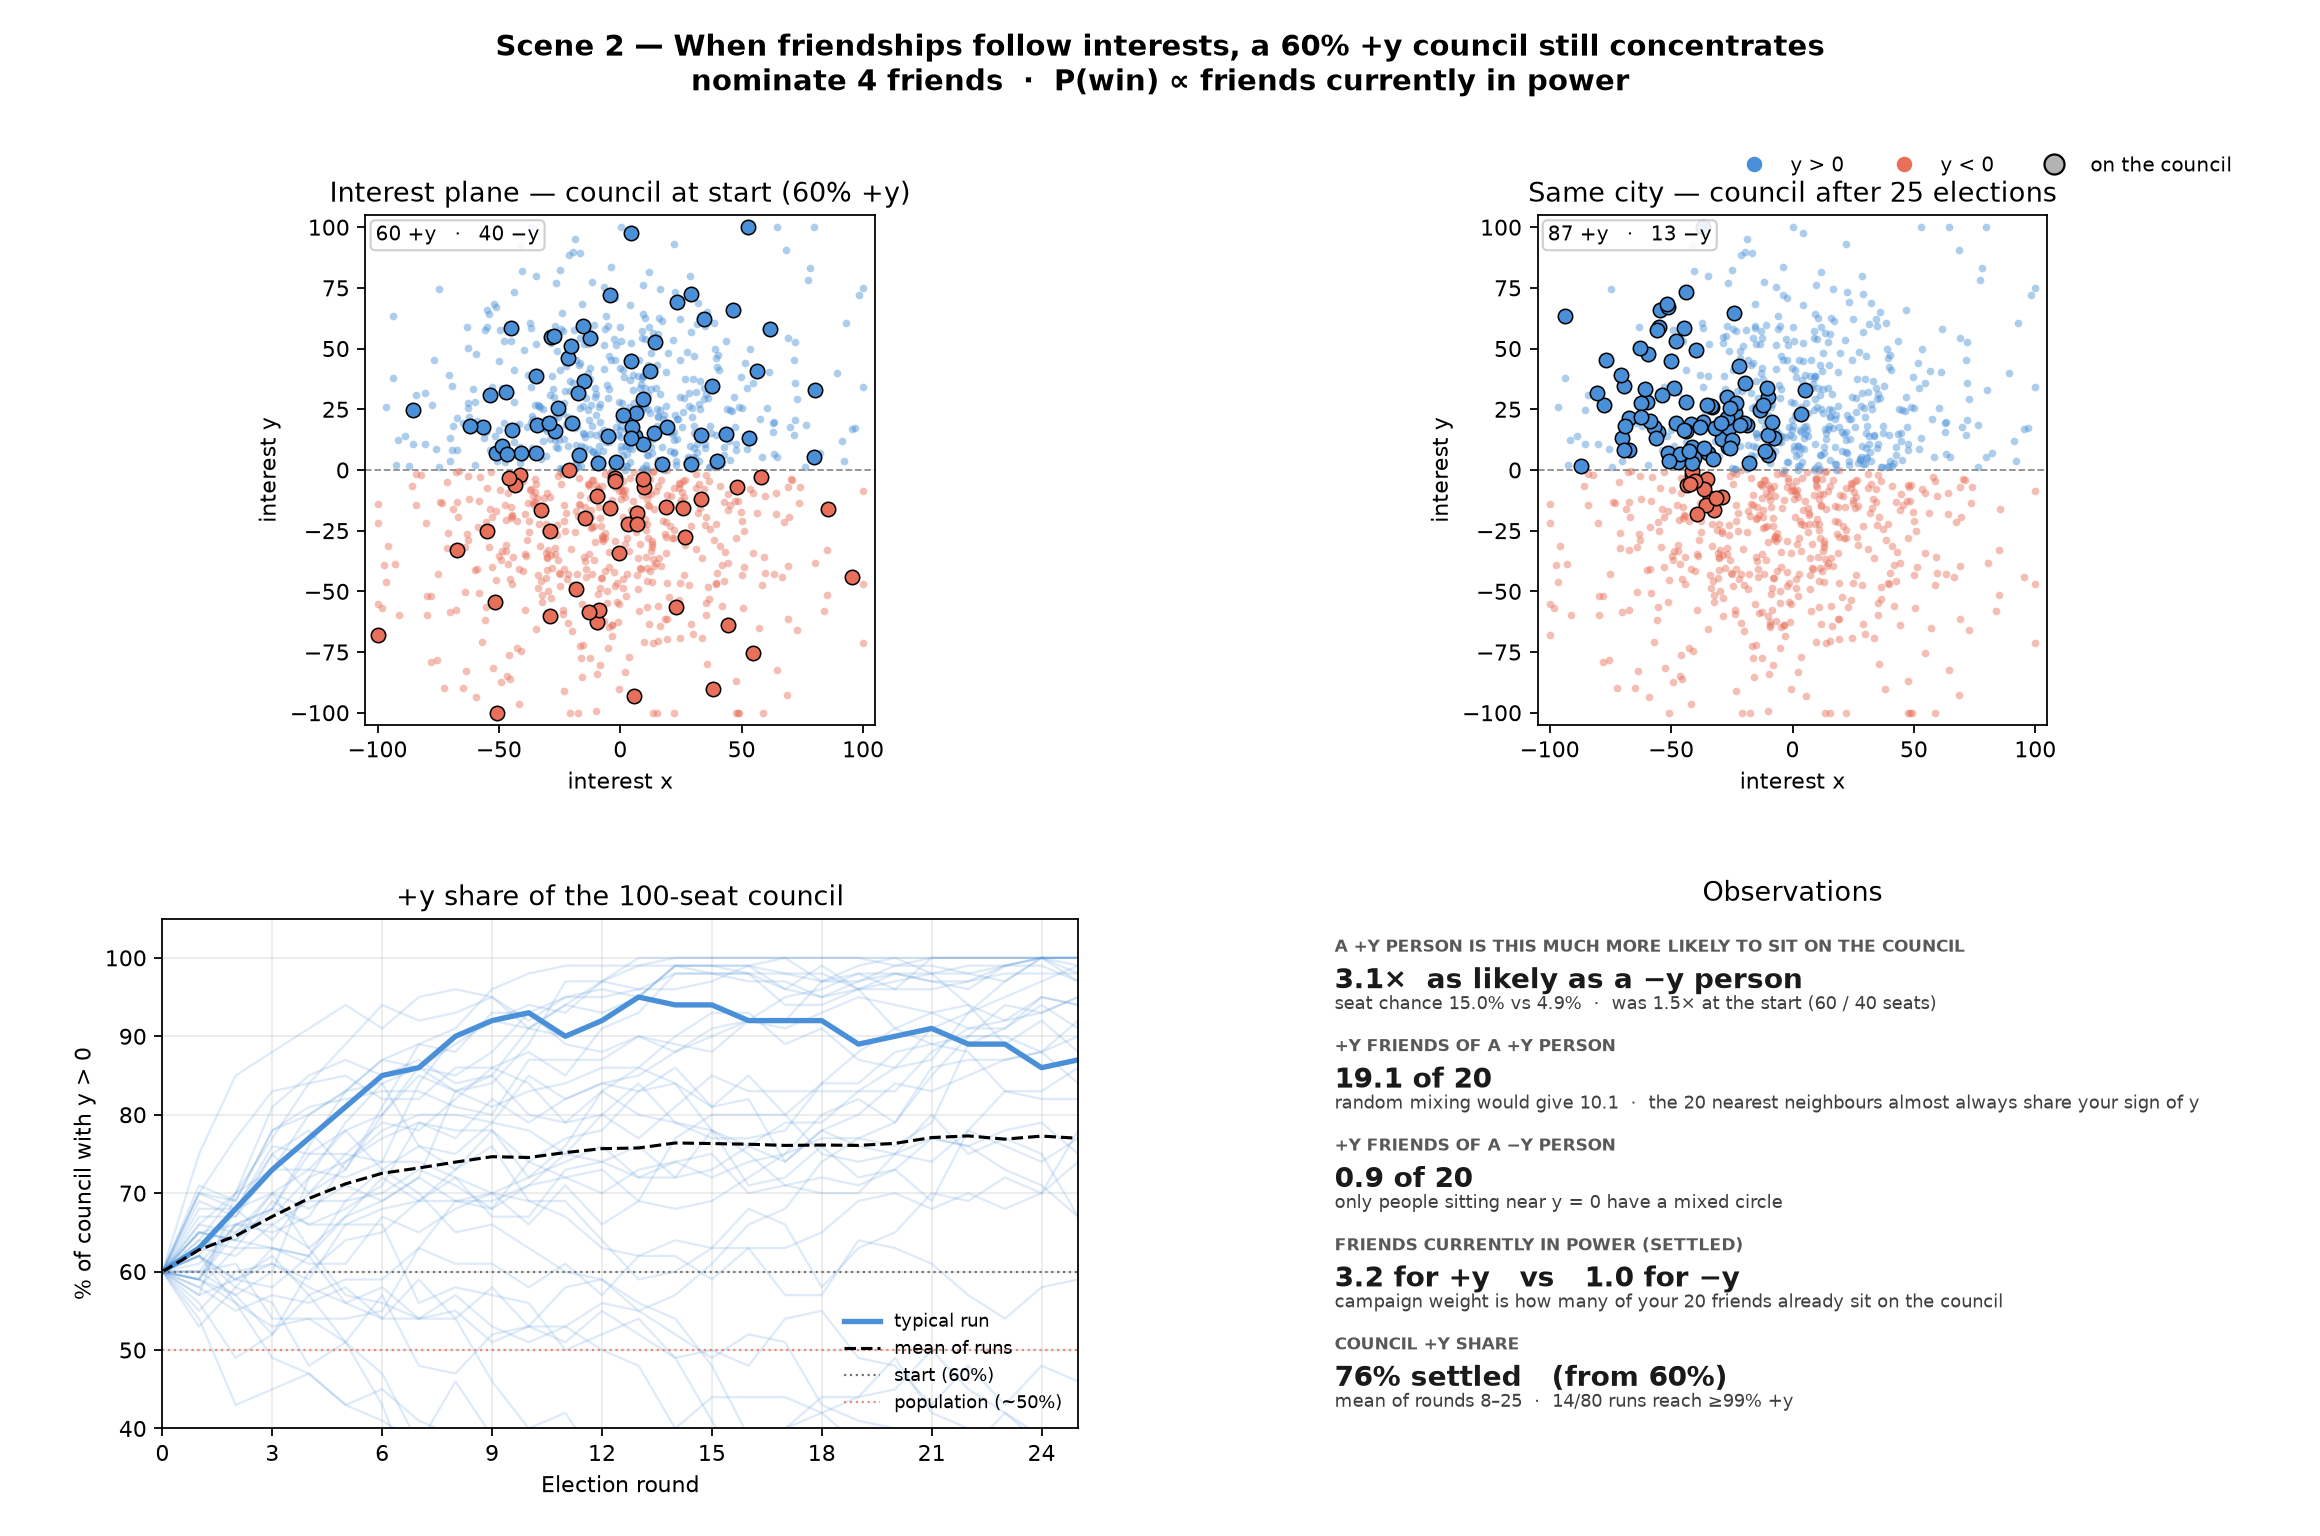

This figure's Python source:
# -*- coding: utf-8 -*-
"""
Scene 2 — Friendships of interest
=================================
No gender. Each of 1000 people has two interest attributes (x, y), drawn
Gaussian and clipped to [-100, +100]. Friendships are the 20 nearest
neighbours on that plane.

Council of 100. Each year:
  1. Every sitting member nominates 4 of their friends.
  2. Nominees campaign: chance of winning ∝ how many of their friends
     currently sit on the council ("friends in power").

The only seed of inequality: 60% of the initial council is drawn from
people with y > 0.

Run:
  python scene2_interests.py
"""

from pathlib import Path

import numpy as np
import matplotlib.pyplot as plt
from matplotlib.gridspec import GridSpec
from matplotlib.lines import Line2D
from matplotlib.ticker import MaxNLocator

# ─── Setup ────────────────────────────────────────────────────────────────────
N                    = 1000
COUNCIL_SIZE         = 100
INIT_POS_Y           = 60          # 60 of 100 initial seats are y > 0
K_FRIENDS            = 20
NOMINEES_PER_MEMBER  = 4
XY_SIGMA             = 40.0        # N(0, σ), then clipped to ±100
XY_CLIP              = 100.0
N_ROUNDS             = 25
N_RUNS               = 80
N_PATHS              = 40
EQUIL_FROM           = 8           # rounds used for "settled" stats
SEED                 = 42

OUT_DIR = Path(__file__).resolve().parent
C_POS = "#4A90D9"   # y > 0
C_NEG = "#E8705A"   # y < 0


def build_city(rng: np.random.Generator):
    xy = rng.normal(0.0, XY_SIGMA, size=(N, 2))
    xy = np.clip(xy, -XY_CLIP, XY_CLIP)
    pos = xy[:, 1] > 0

    delta = xy[:, None, :] - xy[None, :, :]
    d2 = np.einsum("ijk,ijk->ij", delta, delta)
    np.fill_diagonal(d2, np.inf)
    friends = np.argpartition(d2, K_FRIENDS, axis=1)[:, :K_FRIENDS]
    return xy, pos, friends


def homophily(pos, friends):
    """Friend-sign stats from the 20 nearest neighbours."""
    friend_pos = pos[friends]
    n_pos_friends = friend_pos.sum(axis=1)
    plus, minus = pos, ~pos
    return {
        "pos_friends_if_pos": float(n_pos_friends[plus].mean()),
        "pos_friends_if_neg": float(n_pos_friends[minus].mean()),
        "neg_friends_if_neg": float((K_FRIENDS - n_pos_friends[minus]).mean()),
        "same_sign_if_pos":   float(n_pos_friends[plus].mean()),
        "same_sign_if_neg":   float((K_FRIENDS - n_pos_friends[minus]).mean()),
        "n_pos":              int(plus.sum()),
        "n_neg":              int(minus.sum()),
        "random_pos_friends": float(K_FRIENDS * plus.mean()),
    }


def draw_initial_council(pos, rng: np.random.Generator) -> np.ndarray:
    plus = np.flatnonzero(pos)
    minus = np.flatnonzero(~pos)
    n_plus = min(INIT_POS_Y, len(plus))
    n_minus = COUNCIL_SIZE - n_plus
    chosen_plus = rng.choice(plus, size=n_plus, replace=False)
    chosen_minus = rng.choice(minus, size=n_minus, replace=False)
    return np.concatenate([chosen_plus, chosen_minus])


def friends_in_power(council, friends) -> np.ndarray:
    on = np.zeros(N, dtype=bool)
    on[council] = True
    return on[friends].sum(axis=1)


def weighted_sample(items, weights, k, rng: np.random.Generator) -> np.ndarray:
    """Efraimidis–Spirakis weighted sample without replacement."""
    items = np.asarray(items)
    w = np.clip(np.asarray(weights, dtype=float), 1e-12, None)
    k = min(k, len(items))
    keys = rng.random(len(w)) ** (1.0 / w)
    pick = np.argpartition(-keys, kth=k - 1)[:k]
    return items[pick]


def elect(council, friends, rng: np.random.Generator) -> np.ndarray:
    noms = np.empty(COUNCIL_SIZE * NOMINEES_PER_MEMBER, dtype=int)
    for i, c in enumerate(council):
        noms[i * NOMINEES_PER_MEMBER:(i + 1) * NOMINEES_PER_MEMBER] = rng.choice(
            friends[c], size=NOMINEES_PER_MEMBER, replace=False
        )
    unique = np.unique(noms)
    power = friends_in_power(council, friends)
    weights = np.maximum(power[unique], 1.0)
    chosen = weighted_sample(unique, weights, COUNCIL_SIZE, rng)
    if len(chosen) < COUNCIL_SIZE:
        rest = np.setdiff1d(np.arange(N), chosen, assume_unique=False)
        extra = weighted_sample(rest, np.maximum(power[rest], 1e-6),
                                COUNCIL_SIZE - len(chosen), rng)
        chosen = np.concatenate([chosen, extra])
    return chosen


def likelihood_ratio(council, pos) -> float:
    """P(on council | y>0) / P(on council | y<0)."""
    n_pos, n_neg = pos.sum(), (~pos).sum()
    c_pos = pos[council].sum()
    c_neg = COUNCIL_SIZE - c_pos
    p_pos = c_pos / n_pos
    p_neg = c_neg / n_neg
    if p_neg == 0:
        return np.inf
    return float(p_pos / p_neg)


def simulate(xy, pos, friends, rng: np.random.Generator, n_rounds: int):
    council = draw_initial_council(pos, rng)
    history = [council.copy()]
    ratios = [likelihood_ratio(council, pos)]
    power0 = friends_in_power(council, friends)
    for _ in range(n_rounds):
        council = elect(council, friends, rng)
        history.append(council.copy())
        ratios.append(likelihood_ratio(council, pos))
    return history, np.array(ratios), power0


def pos_share(history, pos):
    return np.array([pos[c].mean() * 100 for c in history])


def fmt_ratio(x: float) -> str:
    if not np.isfinite(x):
        return "∞"
    return f"{x:.1f}×"


def main():
    rng_city = np.random.default_rng(SEED)
    xy, pos, friends = build_city(rng_city)
    h = homophily(pos, friends)

    paths, ratio_paths, last_histories = [], [], []
    power_plus, power_minus = [], []
    nom_plus_share = []

    for run in range(N_RUNS):
        rng = np.random.default_rng(SEED + 1 + run)
        history, ratios, power0 = simulate(xy, pos, friends, rng, N_ROUNDS)
        paths.append(pos_share(history, pos))
        ratio_paths.append(ratios)
        last_histories.append(history)
        plus, minus = pos, ~pos
        power_plus.append(power0[plus].mean())
        power_minus.append(power0[minus].mean())

        # share of nominations that are +y, averaged over rounds
        rng_n = np.random.default_rng(SEED + 1 + run)
        council = history[0]
        shares = []
        for t in range(N_ROUNDS):
            picks = []
            for c in council:
                picks.extend(rng_n.choice(friends[c], size=NOMINEES_PER_MEMBER,
                                          replace=False).tolist())
            shares.append(pos[np.array(picks)].mean())
            council = history[t + 1]
        nom_plus_share.append(np.mean(shares))

    paths = np.array(paths)
    ratio_paths = np.array(ratio_paths)
    equil = slice(EQUIL_FROM, None)
    equil_share = float(paths[:, equil].mean())
    n_pos, n_neg = h["n_pos"], h["n_neg"]
    # Ratio of average probabilities — not the average of per-run ratios,
    # which explodes when a run goes to ~100% +y.
    seats_pos = equil_share / 100.0 * COUNCIL_SIZE
    p_seat_pos = seats_pos / n_pos
    p_seat_neg = (COUNCIL_SIZE - seats_pos) / n_neg
    equil_ratio = p_seat_pos / p_seat_neg
    start_ratio = (INIT_POS_Y / n_pos) / ((COUNCIL_SIZE - INIT_POS_Y) / n_neg)
    n_all_pos = int((paths[:, -1] >= 99.0).sum())

    power_end_plus, power_end_minus = [], []
    for hist in last_histories:
        pwr = friends_in_power(hist[-1], friends)
        power_end_plus.append(pwr[pos].mean())
        power_end_minus.append(pwr[~pos].mean())
    mean_power_pos = float(np.mean(power_end_plus))
    mean_power_neg = float(np.mean(power_end_minus))

    # Representative run: closest to median final share
    med_final = np.median(paths[:, -1])
    rep = int(np.argmin(np.abs(paths[:, -1] - med_final)))
    hist_rep = last_histories[rep]
    council0, council_f = hist_rep[0], hist_rep[-1]

    # Friends-in-power at the start of the representative run
    rng_rep = np.random.default_rng(SEED + 1 + rep)
    # already have history; recompute power at t=0 and at equilibrium
    power_start = friends_in_power(council0, friends)
    power_end = friends_in_power(council_f, friends)

    print("Scene 2 — friendships of interest")
    print(f"  {N} people, {K_FRIENDS} nearest-neighbour friends, "
          f"x,y ~ N(0,{XY_SIGMA:.0f}) clipped to ±{XY_CLIP:.0f}")
    print(f"  population y>0: {h['n_pos']}   y<0: {h['n_neg']}")
    print(f"  +y person: {h['pos_friends_if_pos']:.2f} of {K_FRIENDS} friends are +y"
          f"  (random would be {h['random_pos_friends']:.2f})")
    print(f"  −y person: {h['pos_friends_if_neg']:.2f} of {K_FRIENDS} friends are +y")
    print(f"  start likelihood ratio P(seat|+y)/P(seat|−y): {start_ratio:.2f}")
    print(f"  settled (rounds {EQUIL_FROM}–{N_ROUNDS}) share +y on council: {equil_share:.1f}%")
    print(f"  settled P(seat | +y)={p_seat_pos*100:.2f}%  P(seat | −y)={p_seat_neg*100:.2f}%  "
          f"ratio {equil_ratio:.2f}")
    print(f"  settled friends-in-power: +y {mean_power_pos:.2f}   −y {mean_power_neg:.2f}")
    print(f"  mean nomination share +y: {np.mean(nom_plus_share)*100:.1f}%")
    print(f"  runs ending ≥99% +y: {n_all_pos}/{N_RUNS}")

    # ─── Figure ───────────────────────────────────────────────────────────────
    fig = plt.figure(figsize=(14.5, 9.6), facecolor="white")
    fig.suptitle(
        "Scene 2 — When friendships follow interests, a 60% +y council still concentrates\n"
        "nominate 4 friends  ·  P(win) ∝ friends currently in power",
        fontsize=13, fontweight="bold", y=0.98,
    )
    gs = GridSpec(2, 2, figure=fig, hspace=0.38, wspace=0.28,
                  left=0.07, right=0.97, top=0.86, bottom=0.07)

    def scatter_council(ax, council, title):
        ax.scatter(xy[~pos, 0], xy[~pos, 1], s=12, c=C_NEG, alpha=0.45,
                   linewidths=0, rasterized=True)
        ax.scatter(xy[pos, 0], xy[pos, 1], s=12, c=C_POS, alpha=0.45,
                   linewidths=0, rasterized=True)
        on = np.zeros(N, dtype=bool)
        on[council] = True
        ax.scatter(xy[on & ~pos, 0], xy[on & ~pos, 1], s=42, facecolors=C_NEG,
                   edgecolors="black", linewidths=0.7, zorder=3)
        ax.scatter(xy[on & pos, 0], xy[on & pos, 1], s=42, facecolors=C_POS,
                   edgecolors="black", linewidths=0.7, zorder=3)
        ax.axhline(0, color="0.55", lw=0.8, ls="--")
        ax.set_xlim(-XY_CLIP - 5, XY_CLIP + 5)
        ax.set_ylim(-XY_CLIP - 5, XY_CLIP + 5)
        ax.set_aspect("equal")
        ax.set_xlabel("interest x")
        ax.set_ylabel("interest y")
        ax.set_title(title)
        n_plus = int(pos[council].sum())
        ax.text(0.02, 0.98, f"{n_plus} +y   ·   {COUNCIL_SIZE - n_plus} −y",
                transform=ax.transAxes, va="top", fontsize=9,
                bbox=dict(boxstyle="round,pad=0.25", fc="white", ec="0.8", alpha=0.9))

    scatter_council(fig.add_subplot(gs[0, 0]), council0,
                    "Interest plane — council at start (60% +y)")
    scatter_council(fig.add_subplot(gs[0, 1]), council_f,
                    f"Same city — council after {N_ROUNDS} elections")

    ax = fig.add_subplot(gs[1, 0])
    t = np.arange(N_ROUNDS + 1)
    for p in paths[:N_PATHS]:
        ax.plot(t, p, color=C_POS, lw=1.0, alpha=0.18)
    ax.plot(t, paths[rep], color=C_POS, lw=2.4, label="typical run")
    ax.plot(t, paths.mean(axis=0), color="black", lw=1.4, ls="--", label="mean of runs")
    ax.axhline(60, color="0.45", ls=":", lw=1, label="start (60%)")
    ax.axhline(50, color=C_NEG, ls=":", lw=1, alpha=0.8, label="population (~50%)")
    ax.set_xlabel("Election round")
    ax.set_ylabel("% of council with y > 0")
    ax.set_title("+y share of the 100-seat council")
    ax.set_ylim(40, 105)
    ax.set_xlim(0, N_ROUNDS)
    ax.xaxis.set_major_locator(MaxNLocator(integer=True))
    ax.legend(frameon=False, loc="lower right", fontsize=8)
    ax.grid(alpha=0.25)

    ax = fig.add_subplot(gs[1, 1])
    ax.set_axis_off()
    ax.set_xlim(0, 1)
    ax.set_ylim(0, 1)
    ax.set_title("Observations", pad=8)

    # After round 0, a +y person is start_ratio times as likely...
    # Friends: out of 20
    obs = [
        ("A +y person is this much more likely to sit on the council",
         f"{fmt_ratio(equil_ratio)}  as likely as a −y person",
         f"seat chance {p_seat_pos*100:.1f}% vs {p_seat_neg*100:.1f}%  ·  "
         f"was {fmt_ratio(start_ratio)} at the start (60 / 40 seats)"),
        ("+y friends of a +y person",
         f"{h['pos_friends_if_pos']:.1f} of {K_FRIENDS}",
         f"random mixing would give {h['random_pos_friends']:.1f}  ·  "
         f"the 20 nearest neighbours almost always share your sign of y"),
        ("+y friends of a −y person",
         f"{h['pos_friends_if_neg']:.1f} of {K_FRIENDS}",
         "only people sitting near y = 0 have a mixed circle"),
        ("Friends currently in power (settled)",
         f"{mean_power_pos:.1f} for +y   vs   {mean_power_neg:.1f} for −y",
         "campaign weight is how many of your 20 friends already sit on the council"),
        ("Council +y share",
         f"{equil_share:.0f}% settled   (from 60%)",
         f"mean of rounds {EQUIL_FROM}–{N_ROUNDS}  ·  "
         f"{n_all_pos}/{N_RUNS} runs reach ≥99% +y"),
    ]

    y = 0.96
    for title, headline, detail in obs:
        ax.text(0.0, y, title.upper(), fontsize=7.5, color="0.35",
                va="top", fontweight="bold", transform=ax.transAxes)
        y -= 0.055
        ax.text(0.0, y, headline, fontsize=12.5, color="0.1",
                va="top", fontweight="bold", transform=ax.transAxes)
        y -= 0.055
        ax.text(0.0, y, detail, fontsize=8.2, color="0.25",
                va="top", transform=ax.transAxes, wrap=True)
        y -= 0.085

    legend = [
        Line2D([0], [0], marker="o", color="w", markerfacecolor=C_POS,
               markersize=8, label="y > 0"),
        Line2D([0], [0], marker="o", color="w", markerfacecolor=C_NEG,
               markersize=8, label="y < 0"),
        Line2D([0], [0], marker="o", color="w", markerfacecolor="0.7",
               markeredgecolor="black", markersize=9, label="on the council"),
    ]
    fig.legend(handles=legend, loc="upper right", frameon=False,
               ncol=3, bbox_to_anchor=(0.97, 0.91), fontsize=9)

    out = OUT_DIR / "scene2_interests.png"
    fig.savefig(out, dpi=160)
    plt.close()
    print(f"\nPlot saved → {out}")


if __name__ == "__main__":
    main()
